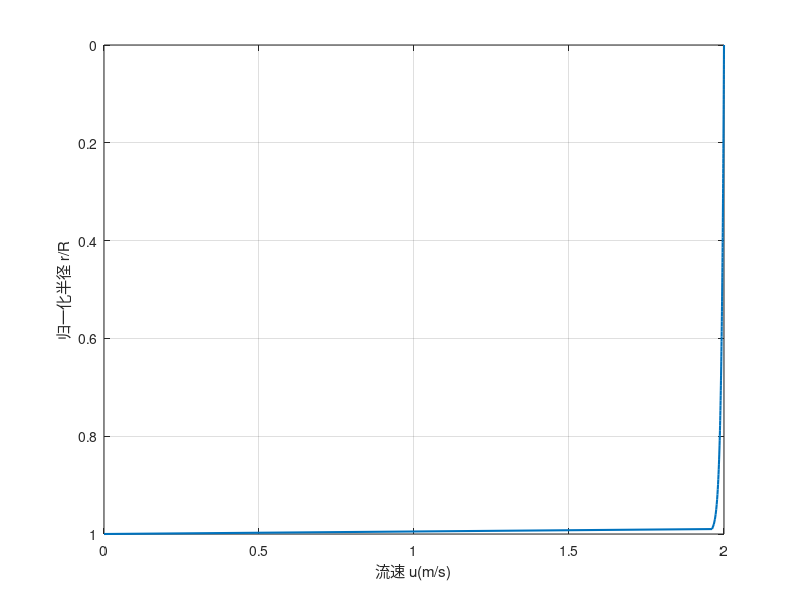

The MATLAB source for this figure:
%% 超声波流量计测量校正仿真程序
% 参考文献：Effects of Velocity Profiles on Measuring Accuracy of Transit-Time Ultrasonic Flowmeter

clc; clear;

%% 参数设置
R = 0.0254;        % 管道半径 (m) - 对应论文实验中的50.8mm内径
c = 1482;          % 水中声速 (m/s) @20℃
theta = 45;        % 超声波传播角度 (度)
nu = 1.007e-6;     % 水的运动粘度 (m²/s) @20℃
rho = 1000;        % 水密度 (kg/m³)

%% 流动状态参数
flow_type = 'turbulent';  % 'laminar' 或 'turbulent'
u_m = 2.0;                % 平均流速 (m/s)

%% 雷诺数计算
Re = (2 * rho * u_m * R) / nu;
fprintf('雷诺数 Re = %.2e\n', Re);

%% 获取湍流指数n（论文表1数据）
Re_table = [4e3, 2.56e4, 1.05e5, 2.06e5, 3.2e5, 3.84e5, 4.28e5];
n_table = [6.0, 7.0, 7.3, 8.0, 8.3, 8.5, 8.6];
n = interp1(Re_table, n_table, Re, 'linear', 'extrap');

%% 计算传播时间差ΔT和流量Q
theta_rad = deg2rad(theta);
L = 2*R / sin(theta_rad);  % 超声波传播路径长度

switch flow_type
    case 'laminar'
        % 层流：抛物线速度分布
        DeltaT = (8 * R * u_m * cos(theta_rad)) / (3 * c^2 * sin(theta_rad));
        Q0 = pi * R^2 * u_m;           % 未校正流量
        Q = 0.75 * Q0;                 % 应用层流校正因子0.75
        
    case 'turbulent'
        % 湍流：指数速度分布
        DeltaT = (n/(n+1)) * (4 * R * u_m * cos(theta_rad)) / (c^2 * sin(theta_rad));
        Q0 = pi * R^2 * u_m;           % 未校正流量
        k_t = 2*n/(2*n + 1);           % 湍流校正因子
        Q = k_t * Q0;                  % 应用湍流校正
        
    otherwise
        error('未知流动类型');
end

%% 显示结果
fprintf('=== %s流动仿真结果 ===\n', flow_type);
fprintf('传播时间差 ΔT = %.3e s\n', DeltaT);
fprintf('未校正流量 Q0 = %.4f m³/s\n', Q0);
fprintf('校正后流量 Q  = %.4f m³/s\n', Q);
fprintf('校正因子 k   = %.4f\n', Q/Q0);

%% 流速分布可视化
s = linspace(0, 1, 100);  % 归一化半径 s = r/R

figure;
switch flow_type
    case 'laminar'
        u = u_m * (1 - s.^2);  % 抛物线分布
        title('层流速度分布 (抛物线)');
        
    case 'turbulent'
        u = u_m * (1 - s).^(1/n);  % 指数分布
        title(sprintf('湍流速度分布 (n=%.1f)', n));
end

plot(u, s, 'LineWidth', 1.5);
xlabel('流速 u(m/s)');
ylabel('归一化半径 r/R');
grid on;
set(gca, 'YDir', 'reverse');
